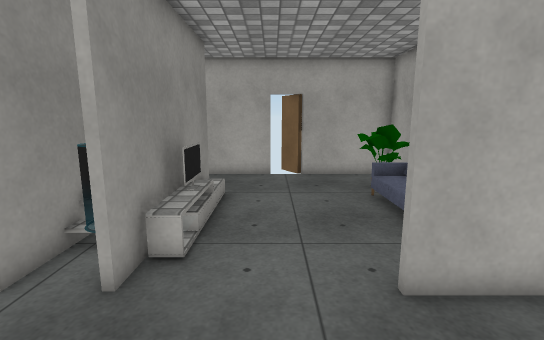
view 1 (above)

14 first-person views from a walk through a 3-D level made in the Unity game engine. The camera is 1.5 m above the floor, tilts 10° down and sees 85° across. The floor is counted in squares, 0.5 m on a side. Each view is taken from the middle of a square. On the plan, view 1 faces up. The plan holds only what a view shows up to about 20 squares ahead; the rest is blank. The player is left out. Some surface patterns are stand-ins.

view 2
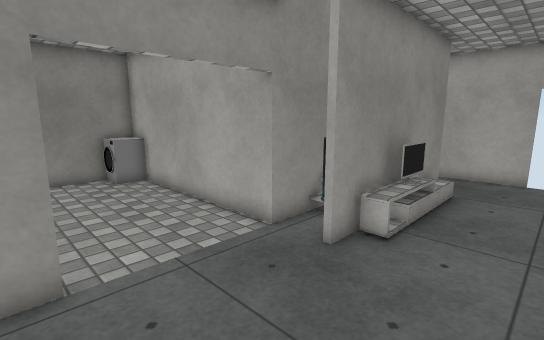

view 3
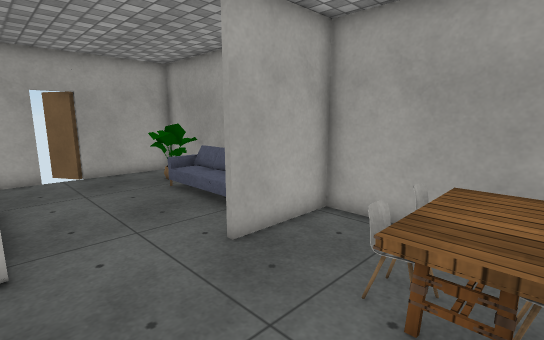

view 4
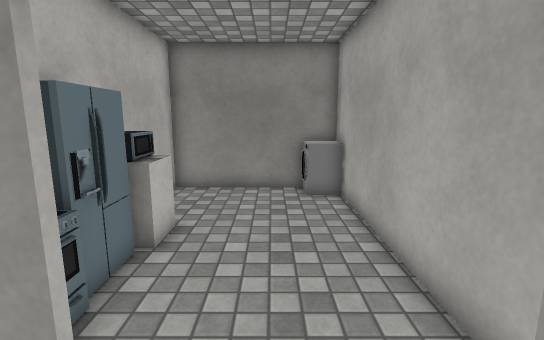

view 5
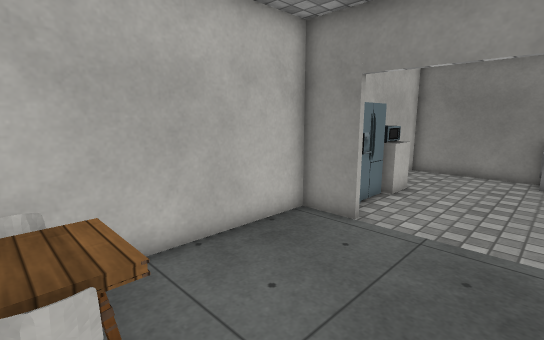

view 6
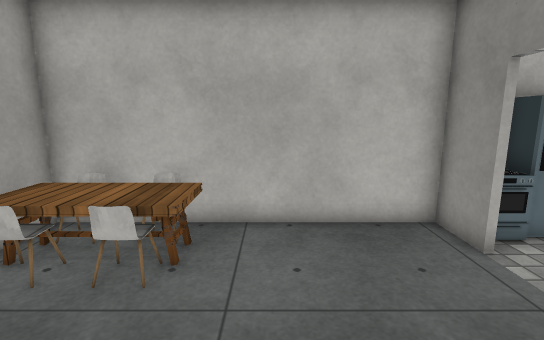

view 7
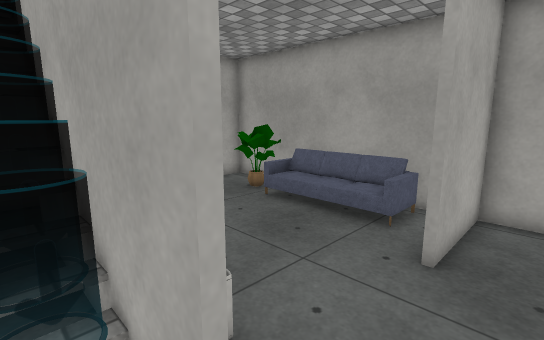

view 8
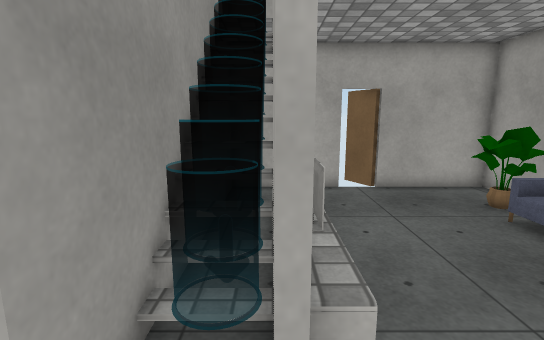

view 9
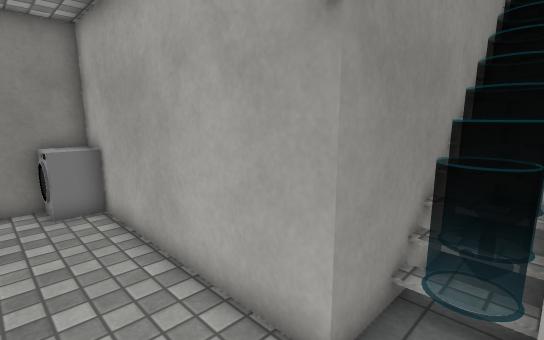

view 10
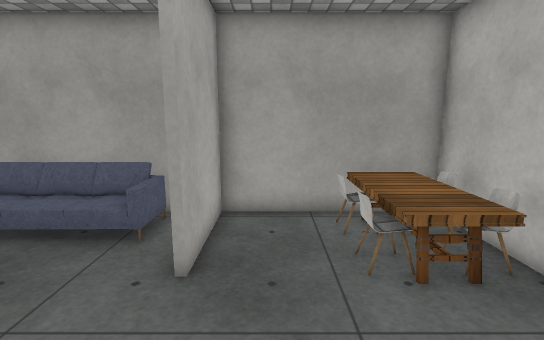

view 11
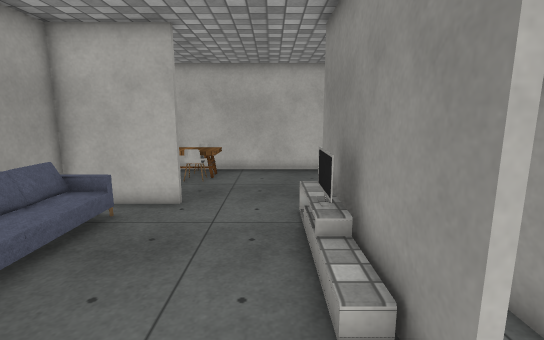

view 12
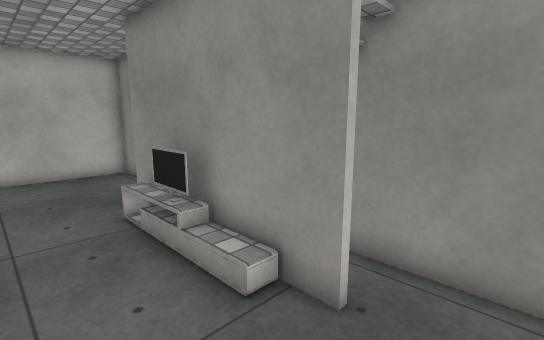

view 13
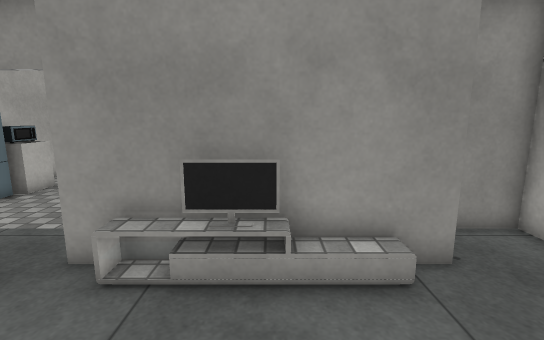

view 14
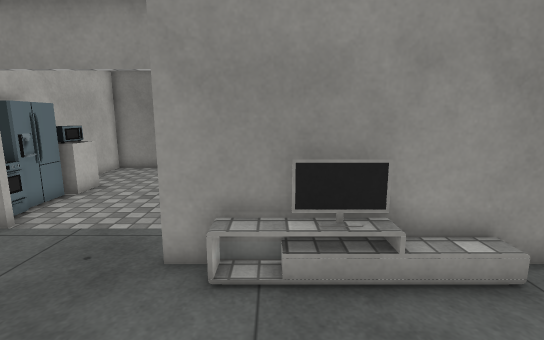

### Floor plan
Key: @ floor where view 1 was taken; # wall or solid block; x gap in a wall; . floor; = window, fence, low wall or low ledge; P plant; S sofa; T TV; C chair; A table; E stove; F fridge; O other object.
Columns run from 15 left of view 1 to 6 right of it. Each row starts with its distance up from view 1.
 16           #####x######
 15           #..........#
 14           #.........P#
 13           #........PP#
 12           #.#......PP#
 11           #.#O.....#S#
 10           # #O.....O #
  9           # #TO....O #
  8           # #=.....OS#
  7           # ##.....O #
  6           #=#O.....###
  5   #########.#.....####
  4  ##..................#
  3 ###..................#
  2 #....................#
  1 #................#C#C#
  0 #..............@.AAAA#
 -1 #....#O##E#......ACAC#
 -2 ######OFFE########C#C#

Positions as (right, up) in squares from view 1, and headings:
1: (0, 0), facing up
2: (1, -1), facing up-left
3: (-2, -1), facing up-right
4: (-2, 2), facing left
5: (3, 4), facing down-left
6: (0, 6), facing down
7: (-4, 3), facing up-right
8: (-3, 3), facing up
9: (-3, 2), facing up-left
10: (-3, 3), facing right
11: (-1, 15), facing down
12: (1, 15), facing down-left
13: (3, 9), facing left
14: (3, 7), facing left
